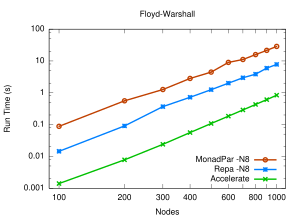

Generate this figure with gnuplot:
# vim: filetype=gnuplot

set title "Floyd-Warshall"

set terminal pdf size 3,2.2
set output "floyd-warshall.pdf"

set key on
set key bottom

set xlabel "Nodes"
set logscale x
set xrange [90:1100]

set xtics ("100" 100, "200" 200, "300" 300, "400" 400, "" 500, "600" 600, ""    700, "800" 800, ""    900, "1000" 1000)

set ylabel "Run Time (s)"
set logscale y
# set yrange [0.05:100]

plot    'floyd-warshall.dat' using ($1):($4)                                    \
                title "MonadPar -N8"       ls 6  lw 4 with linespoints,         \
        'floyd-warshall.dat' using ($1):($3)                                    \
                title "Repa -N8"           ls 3  lw 4 with linespoints,         \
        'floyd-warshall.dat' using ($1):($2)                                    \
                title "Accelerate"         ls 2  lw 4 with linespoints,         \

#        'floyd-warshall.dat' using ($1):($7)                                    \
#                title "NDP2GPU"            ls 4  lw 4 with linespoints,         \
